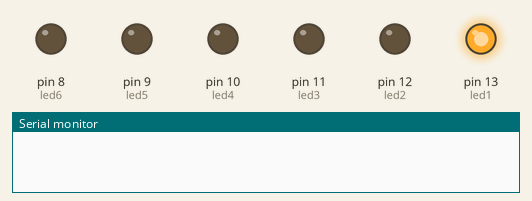
Recording of a sketch running on a simulated Arduino Uno, built with avr-gcc and run on an emulated ATmega328P. Parts: output pins drawn as LEDs (lit = HIGH), the last lines printed to the serial monitor. Random numbers use the default seed unless the sketch sets one.

Above: at 0.1 s.
At 4.7 s:
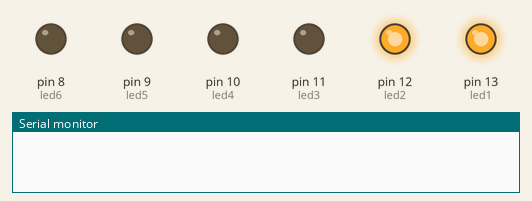
At 9.7 s:
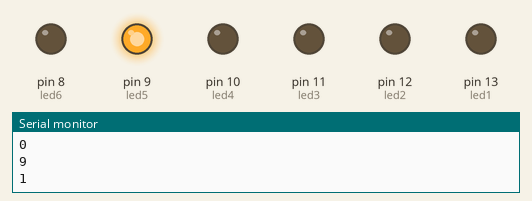
At 13.7 s:
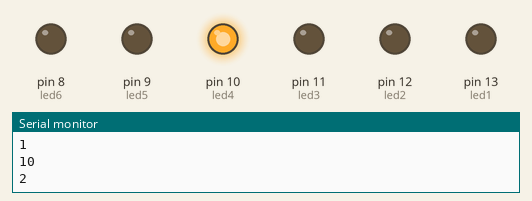
At 34.1 s:
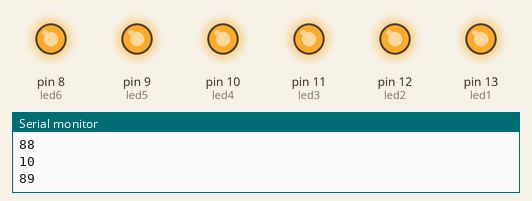
At 37.1 s:
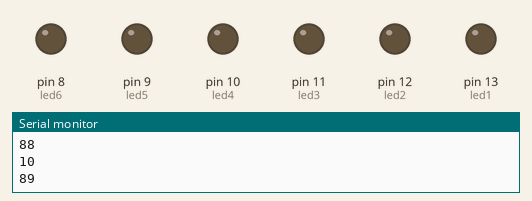
Timing chart, 0 to 38.6 s (numbered marks = the images above):
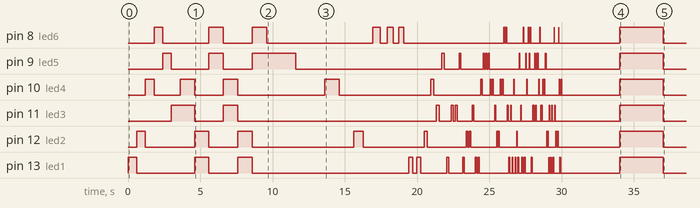

Measured:
- by itself, pin 8 (led6): LOW → HIGH at 1.8 s, → LOW 0.60 s later, → HIGH 3.2 s later, → LOW 1.0 s later, … (30 changes in this stretch)
- by itself, pin 9 (led5): LOW → HIGH at 2.4 s, → LOW 0.60 s later, → HIGH 2.6 s later, → LOW 1.0 s later, … (34 changes in this stretch)
- by itself, pin 10 (led4): LOW → HIGH at 1.2 s, → LOW 0.60 s later, → HIGH 1.8 s later, → LOW 1.0 s later, … (38 changes in this stretch)
- by itself, pin 11 (led3): LOW → HIGH at 3.0 s, → LOW 1.6 s later, → HIGH 2.0 s later, → LOW 1.0 s later, … (38 changes in this stretch)
- by itself, pin 12 (led2): LOW → HIGH at 0.60 s, → LOW 0.60 s later, → HIGH 3.4 s later, → LOW 1.0 s later, … (34 changes in this stretch)
- by itself, pin 13 (led1): LOW → HIGH at 0.00 s, → LOW 0.60 s later, → HIGH 4.0 s later, → LOW 1.0 s later, … (48 changes in this stretch)

The sketch:

Pattern_Test.ino
```cpp
int led1 = 13;
int led2 = 12;
int led3 = 11;
int led4 = 10;
int led5 = 9;
int led6 = 8;
int del = 100;

long randNumber;

void setup() {

  pinMode(led1,OUTPUT);
  pinMode(led2,OUTPUT);
  pinMode(led3,OUTPUT);
  pinMode(led4,OUTPUT);
  pinMode(led5,OUTPUT);
  pinMode(led6,OUTPUT);


  randomSeed(analogRead(0));
  Serial.begin(9600);

}

void loop() {

allOff();


/* ----- PATTERN 1 -----------------*/

    del = 600;
    for(int i=0; i < 1; i++)
    {

     digitalWrite(led1,HIGH);
     delay(del);

     digitalWrite(led1,LOW);
     digitalWrite(led2,HIGH);
     delay(del);

     digitalWrite(led2,LOW);
     digitalWrite(led4,HIGH);
     delay(del);

     digitalWrite(led4,LOW);
     digitalWrite(led6,HIGH);
     delay(del);

     digitalWrite(led6,LOW);
     digitalWrite(led5,HIGH);
     delay(del);

     digitalWrite(led5,LOW);
     digitalWrite(led3,HIGH);
     delay(del);

     digitalWrite(led3,LOW);
  }


/* ----- PATTERN 2 ---------------*/

    allOff();
    del = 1000;
    for(int i=0; i < 2; i++)
    {

     digitalWrite(led5,LOW);
     digitalWrite(led6,LOW);
     digitalWrite(led3,HIGH);
     digitalWrite(led4,HIGH);
     delay(del);

     digitalWrite(led3,LOW);
     digitalWrite(led4,LOW);
     digitalWrite(led1,HIGH);
     digitalWrite(led2,HIGH);
     delay(del);

     digitalWrite(led1,LOW);
     digitalWrite(led2,LOW);
     digitalWrite(led5,HIGH);
     digitalWrite(led6,HIGH);
     delay(del);

     digitalWrite(led3,LOW);
    }

/* ----- PATTERN 2 -----------------*/

  allOff();

  for(int i=0; i < 90; i++)
  {
    del = 2000/i+1;
    randNumber = random(8,14); // generate random number between 8 & 13 inclusive
    Serial.println(randNumber);
    Serial.println(i);
    Serial.println();

    digitalWrite(randNumber ,HIGH);
    delay(del);
    digitalWrite(randNumber ,LOW);
    delay(del);

  }
  allOff();
  delay(4000);

  for(int i=0; i<10; i++)
  {
    allOn();
    delay(3000/(i+1));
    allOff();
    delay(3000/(i+1));
  }

}


void allOff()
{
     digitalWrite(led1,LOW);
     digitalWrite(led2,LOW);
     digitalWrite(led3,LOW);
     digitalWrite(led4,LOW);
     digitalWrite(led5,LOW);
     digitalWrite(led6,LOW);
}

void allOn()
{
     digitalWrite(led1,HIGH);
     digitalWrite(led2,HIGH);
     digitalWrite(led3,HIGH);
     digitalWrite(led4,HIGH);
     digitalWrite(led5,HIGH);
     digitalWrite(led6,HIGH);
}
```
